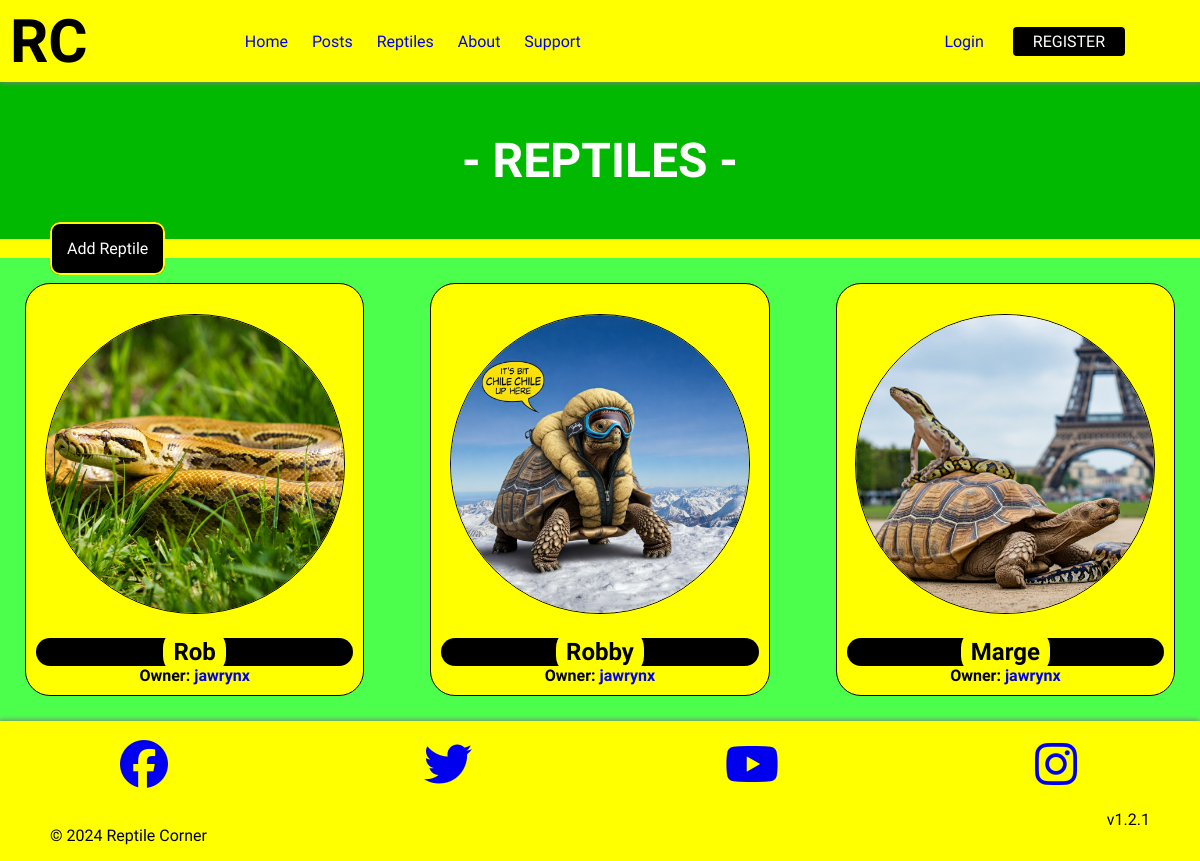
/reptiles/list/, run on an earlier commit of the app's database.
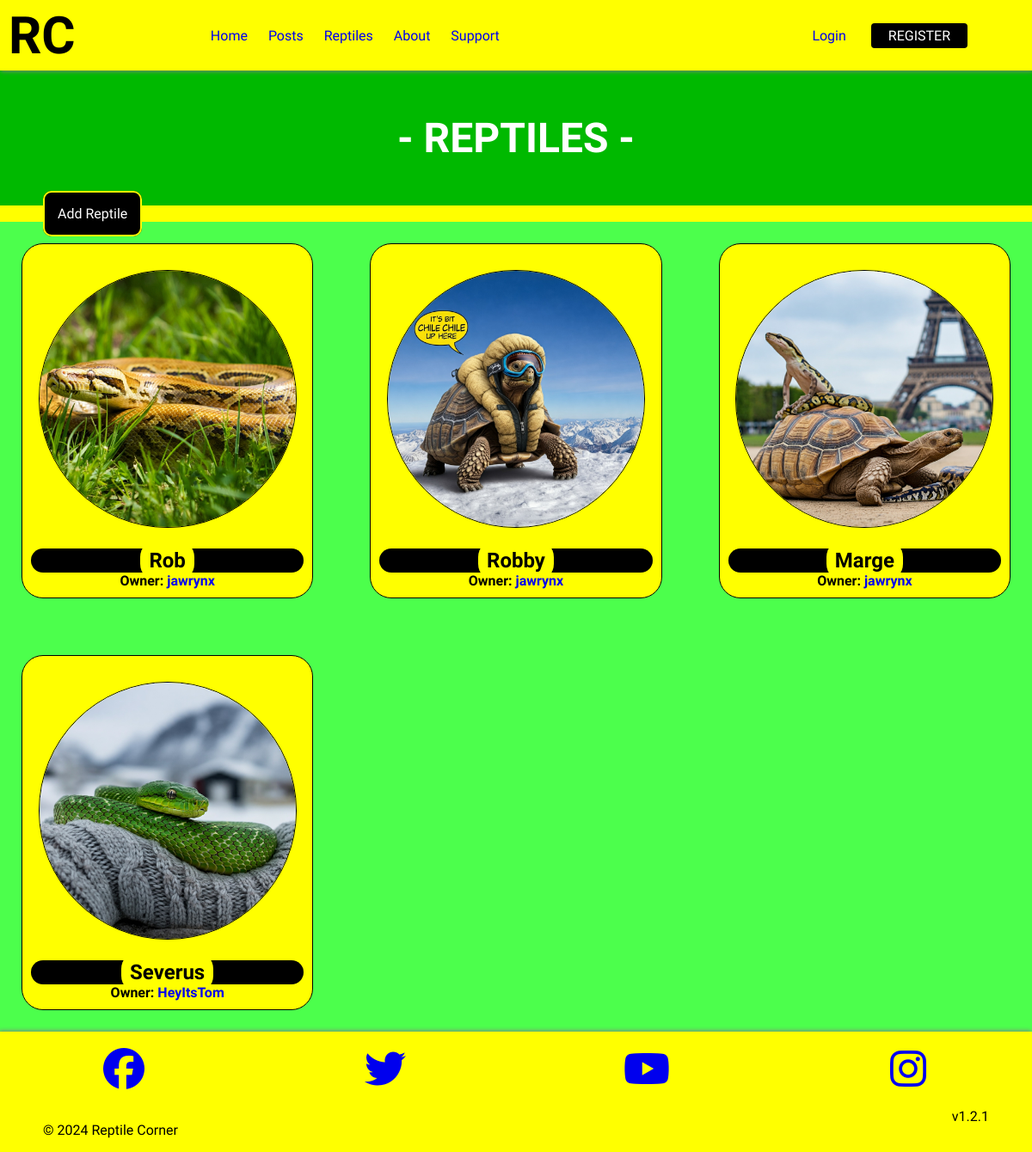
And on a later commit of the database.
### reptiles/models.py (models this page shows, shortened)
class Reptile(models.Model):
    user = models.ForeignKey(User, on_delete=models.CASCADE, related_name='reptiles')
    name = models.CharField(max_length=30)
    age = models.IntegerField()
    species = models.CharField(max_length=70)
    bio = models.TextField()
    reptile_picture = models.ImageField(upload_to='reptile_pics/', blank=True)

### reptiles/views.py (the view)
# urls.py: path('list/', views.reptiles_list, name='reptiles_list'),
def reptiles_list(request):
    reptiles = Reptile.objects.all()
    return render(request, 'reptiles/reptiles_list.html', {'reptiles': reptiles})

### reptiles/templates/reptiles/reptiles_list.html (shortened to what this page needs)
{% extends 'layout.html' %}
{% block content %}
  <h1 class="page-title">- Reptiles -</h1>
  <a href="{% url 'reptiles:add_reptile' %}" class="add-reptile">Add Reptile</a>
  <div class="reptile-list grid">
    {% for reptile in reptiles %}
      <div class="reptile-item col-12 col-md-6 col-lg-4">
        {% if reptile.reptile_picture %}
        <a href="{% url 'reptiles:reptile_detail' pk=reptile.pk %}"><img class="image" src="{{ reptile.reptile_picture.url }}" alt="{{ reptile.name }}"></a>
        {% else %}
          {% comment %} <img src="{% static '/media/snake.jpeg' %}" alt="Default Reptile Image">  {% endcomment %}
        {% endif %}
        <h2 class='reptile-name'><a href="{% url 'reptiles:reptile_detail' pk=reptile.pk %}">{{ reptile.name }}</a></h2>
        <p>Owner: <a href="../../profile/{{ reptile.user.username }}">{{ reptile.user.username }}</a></p>
      </div>
    {% endfor %}
  </div>
{% endblock %}

### templates/layout.html (shortened to what this page needs)
<!DOCTYPE html>
{% load static %}
<html lang="en">
<head>
    <link rel="stylesheet" href="{% static 'css/style.css' %}">
    <link rel="stylesheet" href="{% static 'css/grid_classes.css' %}">
</head>
<body>
    <header class="header">
        <a href="/" class="logo">RC</a>
         <div class="desktop-nav">
            <ul class="menu-desktop">
                <li><a href="/">Home</a></li>
                <li><a href="{% url 'posts:list' %}">Posts</a></li>
                <li><a href="{% url 'reptiles:reptiles_list' %}">Reptiles</a> </li>
                <li><a href="/about">About</a></li>
                <li><a href="/support">Support</li>
            </ul>
         </div>
         <div class="desktop-user-links">
            {% if user.is_authenticated %}
                <a href="{% url 'users:logout' %}" class="logout-button">Logout</a>
                <a href="{% url 'profiles:profile' user.username %}" class="logout-button">Profile</a>
                <a href="{% url 'posts:new-post' %}" class="dark-button">Create Post</a>
            {% else %}
                <a href="{% url 'users:login' %}">Login</a>
                <a href="{% url 'users:register' %}" class="dark-button">REGISTER</a>
            {% endif %}
         </div>
    </header>
    <main class="main">
        {% block content %}
        {% endblock %}
    </main>
    <footer>
        <div class="footer-container">
            <div class="social-icons grid">
                <a href="https://www.facebook.com" target="_blank" class="col-3">
                    <i class="fab fa-facebook"></i>
                </a>
                <a href="https://twitter.com" target="_blank" class="col-3">
                    <i class="fab fa-twitter"></i>
                </a>
                <a href="https://www.youtube.com" target="_blank" class="col-3">
                    <i class="fab fa-youtube"></i>
                </a>
                <a href="https://www.instagram.com" target="_blank" class="col-3">
                    <i class="fab fa-instagram"></i>
                </a>
                <p class="copyright col-6">&copy; 2024 Reptile Corner</p>
                <p class="version col-6">v1.2.1</p>
            </div>
        </div>
    </footer>
</body>
</html>

### static/css/style.css (style rules this page uses)
* { box-sizing: border-box; padding: 0; margin: 0; }
body { font-family: 'Ubuntu'; color: black; background-color: yellow; overflow-x: hidden; }
a { text-decoration: none; }
ul { list-style: none; }
.header { background-color: yellow; box-shadow: 1px 1px 5px 0px gray; position: sticky; top: 0; width: 100%; height: 82px; z-index: 99; }
.logo { display: inline-block; color: black; font-size: 60px; font-weight: bolder; margin-left: 10px; }
.desktop-nav, .desktop-user-links { display: none; }
.page-title { padding: 50px; font-size: 3rem; font-weight: bolder; color: white; text-align: center; background-color: rgba(0, 185, 0); text-transform: uppercase; }
.image { width: 100%; border-radius: 15px; margin-bottom: 20px; }
.reptile-list { display: flex; flex-wrap: wrap; gap: 20px; background-color:rgb(76, 255, 76); }
.reptile-item { background-color: yellow; border: 1px solid black; border-radius: 25px; margin: 25px; padding: 10px; text-align: center; }
.reptile-item img { margin-top: 20px; border: 1px solid black; border-radius: 50%; width: 300px; height: 300px; object-fit: cover; }
.reptile-item p { font-weight: bold; }
.reptile-name { background-color: black; border-radius: 25px; }
.reptile-name a { padding: 10px; text-decoration: none; background-color: yellow; color: black; border-radius: 20px; }
.add-reptile { background-color: black; border: 2px solid yellow; color: white; padding: 15px; border-radius: 10px; margin: 50px; transition: 0.3s ease-in-out; }
footer { background-color: yellow; box-shadow: -1px -1px 5px 0px gray; }
.social-icons > a { text-align: center; font-size: 3rem; margin-top: 1rem; }
.copyright { margin-left: 50px; text-align: left; padding: 1rem 0; color: black; }
.version { text-align: right; margin-right: 50px; }
@media screen and (min-width: 992px) { .desktop-nav, .desktop-user-links { display: block; } }
@media screen and (min-width: 992px) { .header { display: flex; justify-content: space-between; align-items: center; } }
@media screen and (min-width: 992px) { .desktop-nav { width: 30%; } }
@media screen and (min-width: 992px) { .menu-desktop { display: flex; justify-content: space-between; } }
@media screen and (min-width: 992px) { .desktop-user-links { margin-right: 50px; } }
@media screen and (min-width: 992px) { .desktop-user-links a { margin-right: 25px; } }
@media screen and (min-width: 992px) { .dark-button { color: white; background-color: black; padding: 5px 20px; border-radius: 4px; } }

### static/css/grid_classes.css (style rules this page uses)
.grid { display: grid; grid-template-columns: repeat(12, 1fr); gap: 1rem; }
.col-3 { grid-column: span 3; }
.col-6 { grid-column: span 6; }
.col-12 { grid-column: span 12; }
@media (min-width: 768px) { .col-md-6 { grid-column: span 6; } }
@media (min-width: 992px) { .col-lg-4 { grid-column: span 4; } }

What changed in the data, as far as the page shows it:
added Reptile: reptile_picture (picture), name "Severus", user.username "HeyItsTom"
